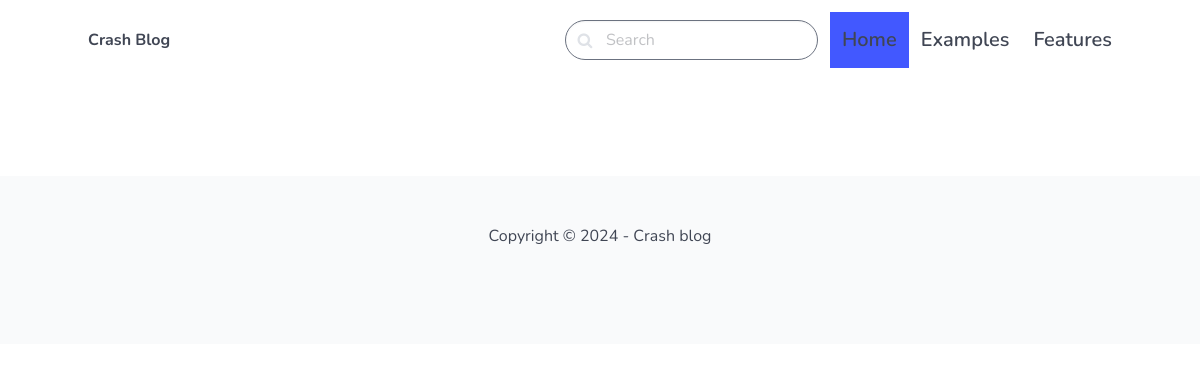
/, run on an earlier commit of the app's database.
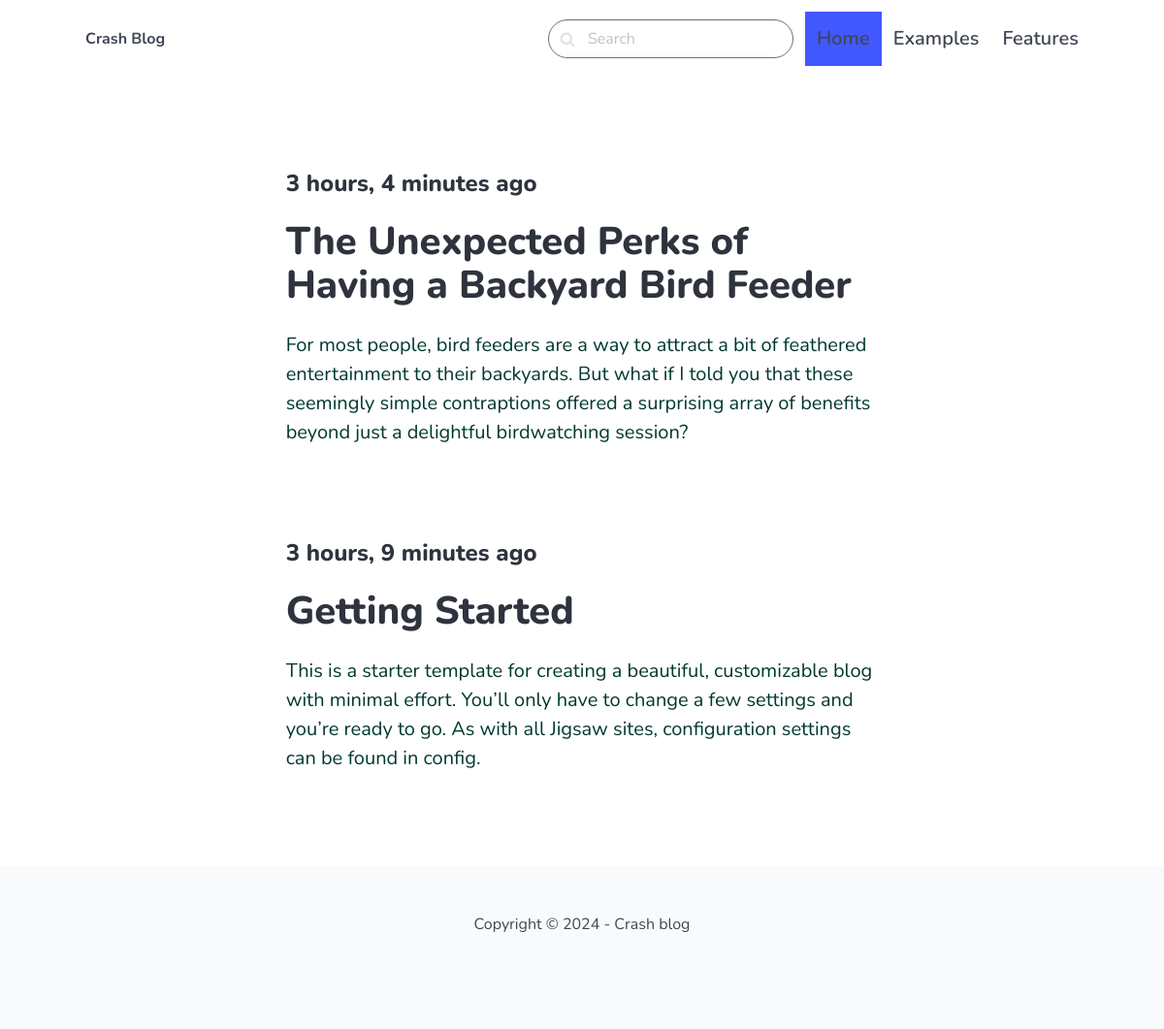
And on a later commit of the database.
### blog/models.py (models this page shows, shortened)
class Post(models.Model):
    title = models.CharField(max_length=255)
    slug = models.SlugField()
    intro = models.TextField() # is not going to be the full body of the blog post but a short starter display
    body = models.TextField()
    created_at = models.DateTimeField(auto_now_add=True)
    class Meta:
        ordering = ['-created_at',]

### core/views.py (the view)
# urls.py: path("", views.frontpage, name="front_page"),
def frontpage(request):
    posts = Post.objects.all()
    return render(request, "core/front_page.html", {'posts': posts})

### core/templates/core/front_page.html (shortened to what this page needs)
{% extends "core/base.html" %}
{% block content %}
    {% for post in posts %}
        <section class="section">
            <div class="columns">
            <div class="column is-8 is-offset-2">
                <div class="content is-medium">
                    <h2 class="subtitle is-4">{{ post.created_at|timesince }} ago</h2>
                    <a href="{% url 'blog:detail' post.slug %}">
                        <h1 class="title">{{ post.title }}</h1>
                        <p class="has-text-primary-dark">{{ post.intro }}</p>
                    </a>
                </div>
            </div>
            </div>
        </section>
      {% endfor %}
{% endblock %}

### core/templates/core/base.html (shortened to what this page needs)
<!DOCTYPE html>
<html lang="en">
<head>
    <link rel="stylesheet" href="https://unpkg.com/bulma@1.0.0/css/bulma.min.css" />
    <link href="https://stackpath.bootstrapcdn.com/font-awesome/4.7.0/css/font-awesome.min.css" rel="stylesheet"
>
    <link href="https://cdnjs.cloudflare.com/ajax/libs/flowbite/2.3.0/flowbite.min.css" rel="stylesheet" />
</head>
<body>
  <nav class="navbar p-3">
    <div class="container">
      <div class="navbar-brand">
        <a class="navbar-item" href="/">
          <strong>Crash Blog</strong>
        </a>
      </div>
      <div id="navbarMenu" class="navbar-menu">
        <div class="navbar-end">
          <div class=" navbar-item">
            <div class="control has-icons-left">
              <input class="input is-rounded" type="text" placeholder="Search">
              <span class="icon is-left">
              </span>
            </div>
          </div>
          <a class="navbar-item is-active is-size-5 has-text-weight-semibold">
            Home
          </a>
          <a class="navbar-item is-size-5 has-text-weight-semibold">
            Examples
          </a>
          <a class="navbar-item is-size-5 has-text-weight-semibold">
            Features
          </a>
        </div>
      </div>
    </div>
  </nav>
    <section class="section" >
        <div class="container">
            {% block content %} {% endblock %}
        </div>
    </section>
    <footer class="footer">
        <div class="content has-text-centered">
          <p>
            Copyright &copy; 2024 - Crash blog
          </p>
        </div>
    </footer>
</body>
</html>

### core/templates/core/base.html (style rules this page uses)
body { font-family: 'Nunito', sans-serif; }
nav.navbar { height: 6rem !important; box-shadow: 0 1px 3px 0 rgba(0, 0, 0, .1), 0 1px 2px 0 rgba(0, 0, 0, .06) !important; }

What changed in the data, as far as the page shows it:
added Post: created_at "3 hours, 4 minutes", title "The Unexpected Perks of Having a Backyard Bird Feeder", intro "For most people, bird feeders are a way to attract a bit of feathered entertainment to their backyards. But what if I told you that these seemingly simple contraptions offered a surprising array of benefits beyond just a delightful birdwatching session?"
added Post: created_at "3 hours, 9 minutes", title "Getting Started", intro "This is a starter template for creating a beautiful, customizable blog with minimal effort. You’ll only have to change a few settings and you’re ready to go. As with all Jigsaw sites, configuration settings can be found in config."
